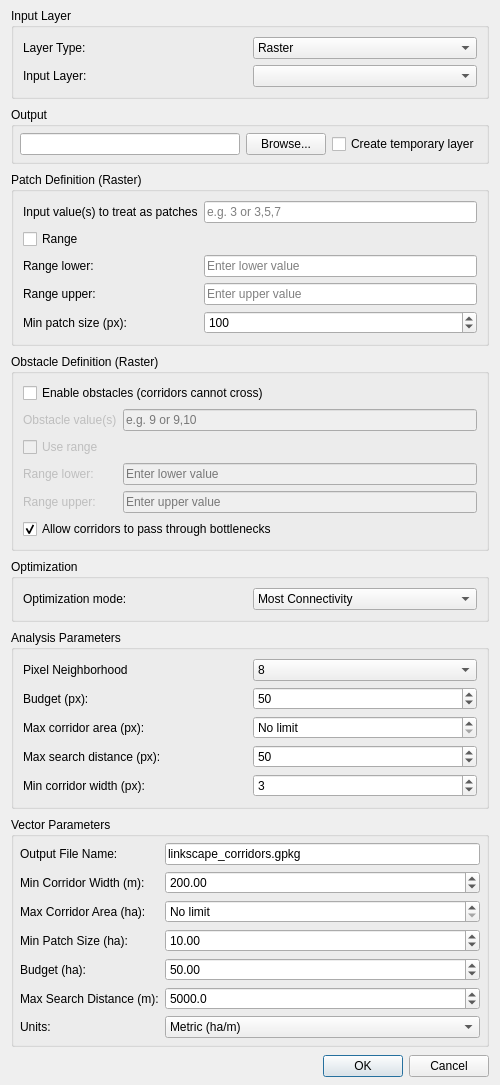
<?xml version='1.0' encoding='UTF-8'?>
<ui version="4.0">
 <class>LinkscapeDialogBase</class>
 <widget class="QDialog" name="LinkscapeDialogBase">
  <property name="geometry">
   <rect>
    <x>0</x>
    <y>0</y>
    <width>500</width>
    <height>600</height>
   </rect>
  </property>
  <property name="windowTitle">
   <string>Linkscape</string>
  </property>
 <layout class="QVBoxLayout" name="verticalLayout">
  <property name="spacing">
   <number>8</number>
  </property>
  <property name="topMargin">
   <number>8</number>
  </property>
  <property name="bottomMargin">
   <number>8</number>
  </property>
   <item>
    <widget class="QGroupBox" name="inputGroup">
     <property name="title">
      <string>Input Layer</string>
     </property>
     <layout class="QVBoxLayout" name="verticalLayout_2">
      <item>
       <layout class="QHBoxLayout" name="horizontalLayout">
        <item>
         <widget class="QLabel" name="label">
          <property name="text">
           <string>Layer Type:</string>
          </property>
         </widget>
        </item>
        <item>
         <widget class="QComboBox" name="layer_type_combo">
          <item>
           <property name="text">
            <string>Raster</string>
           </property>
          </item>
          <item>
           <property name="text">
            <string>Vector</string>
           </property>
          </item>
         </widget>
        </item>
       </layout>
      </item>
      <item>
       <layout class="QHBoxLayout" name="horizontalLayout_2">
        <item>
         <widget class="QLabel" name="label_2">
          <property name="text">
           <string>Input Layer:</string>
          </property>
         </widget>
        </item>
        <item>
         <widget class="QComboBox" name="input_layer_combo" />
        </item>
       </layout>
      </item>
     </layout>
    </widget>
   </item>
   <item>
    <widget class="QGroupBox" name="outputGroup">
     <property name="title">
      <string>Output</string>
     </property>
     <layout class="QHBoxLayout" name="horizontalLayout_3">
      <property name="spacing">
       <number>6</number>
      </property>
      <property name="leftMargin">
       <number>6</number>
      </property>
      <property name="topMargin">
       <number>6</number>
      </property>
      <property name="rightMargin">
       <number>6</number>
      </property>
      <property name="bottomMargin">
       <number>6</number>
      </property>
      <item>
       <widget class="QLineEdit" name="output_dir_line" />
      </item>
      <item>
       <widget class="QPushButton" name="output_browse_button">
       <property name="text">
        <string>Browse...</string>
       </property>
      </widget>
      </item>
      <item>
       <widget class="QCheckBox" name="temporary_output_checkbox">
        <property name="text">
         <string>Create temporary layer</string>
        </property>
       </widget>
      </item>
     </layout>
    </widget>
   </item>
   <item>
    <widget class="QGroupBox" name="patchGroup">
     <property name="title">
      <string>Patch Definition (Raster)</string>
     </property>
     <layout class="QGridLayout" name="gridLayout_patch">
      <item row="0" column="0">
       <widget class="QLabel" name="label_patch_value">
        <property name="text">
         <string>Input value(s) to treat as patches</string>
        </property>
       </widget>
      </item>
      <item row="0" column="1">
       <widget class="QLineEdit" name="patch_value_line">
        <property name="placeholderText">
         <string>e.g. 3 or 3,5,7</string>
        </property>
       </widget>
      </item>
      <item row="1" column="0" colspan="2">
       <widget class="QCheckBox" name="range_checkbox">
        <property name="text">
         <string>Range</string>
        </property>
       </widget>
      </item>
      <item row="2" column="0">
       <widget class="QLabel" name="label_range_lower">
        <property name="text">
         <string>Range lower:</string>
        </property>
        <property name="visible">
         <bool>false</bool>
        </property>
       </widget>
      </item>
      <item row="2" column="1">
       <widget class="QLineEdit" name="range_lower_line">
        <property name="placeholderText">
         <string>Enter lower value</string>
        </property>
        <property name="visible">
         <bool>false</bool>
        </property>
       </widget>
      </item>
      <item row="3" column="0">
       <widget class="QLabel" name="label_range_upper">
        <property name="text">
         <string>Range upper:</string>
        </property>
        <property name="visible">
         <bool>false</bool>
        </property>
       </widget>
      </item>
      <item row="3" column="1">
      <widget class="QLineEdit" name="range_upper_line">
       <property name="placeholderText">
        <string>Enter upper value</string>
       </property>
       <property name="visible">
        <bool>false</bool>
       </property>
      </widget>
     </item>
      <item row="4" column="0">
       <widget class="QLabel" name="label_7">
        <property name="text">
         <string>Min patch size (px):</string>
        </property>
       </widget>
      </item>
      <item row="4" column="1">
       <widget class="QSpinBox" name="min_patch_size_spin">
        <property name="maximum">
         <number>10000</number>
        </property>
        <property name="toolTip">
         <string>Filter out patches smaller than this many pixels.</string>
        </property>
       <property name="value"><number>100</number></property></widget>
      </item>
     </layout>
   </widget>
  </item>
   <item>
    <widget class="QGroupBox" name="obstacleGroup">
     <property name="title">
      <string>Obstacle Definition (Raster)</string>
     </property>
     <layout class="QGridLayout" name="gridLayout_obstacle">
      <item row="0" column="0" colspan="2">
       <widget class="QCheckBox" name="obstacle_enable_checkbox">
        <property name="text">
         <string>Enable obstacles (corridors cannot cross)</string>
        </property>
       </widget>
      </item>
      <item row="1" column="0">
       <widget class="QLabel" name="label_obstacle_value">
        <property name="text">
         <string>Obstacle value(s)</string>
        </property>
        <property name="enabled">
         <bool>false</bool>
        </property>
       </widget>
      </item>
      <item row="1" column="1">
       <widget class="QLineEdit" name="obstacle_value_line">
        <property name="enabled">
         <bool>false</bool>
        </property>
        <property name="placeholderText">
         <string>e.g. 9 or 9,10</string>
        </property>
       </widget>
      </item>
      <item row="2" column="0" colspan="2">
       <widget class="QCheckBox" name="obstacle_range_checkbox">
        <property name="text">
         <string>Use range</string>
        </property>
        <property name="enabled">
         <bool>false</bool>
        </property>
       </widget>
      </item>
      <item row="3" column="0">
       <widget class="QLabel" name="label_obstacle_lower">
        <property name="text">
         <string>Range lower:</string>
        </property>
        <property name="visible">
         <bool>false</bool>
        </property>
        <property name="enabled">
         <bool>false</bool>
        </property>
       </widget>
      </item>
      <item row="3" column="1">
       <widget class="QLineEdit" name="obstacle_range_lower_line">
        <property name="visible">
         <bool>false</bool>
        </property>
        <property name="enabled">
         <bool>false</bool>
        </property>
        <property name="placeholderText">
         <string>Enter lower value</string>
        </property>
       </widget>
      </item>
      <item row="4" column="0">
       <widget class="QLabel" name="label_obstacle_upper">
        <property name="text">
         <string>Range upper:</string>
        </property>
        <property name="visible">
         <bool>false</bool>
        </property>
        <property name="enabled">
         <bool>false</bool>
        </property>
       </widget>
      </item>
      <item row="4" column="1">
      <widget class="QLineEdit" name="obstacle_range_upper_line">
       <property name="visible">
        <bool>false</bool>
       </property>
       <property name="enabled">
        <bool>false</bool>
       </property>
       <property name="placeholderText">
        <string>Enter upper value</string>
       </property>
      </widget>
     </item>
      <item row="5" column="0" colspan="2">
       <widget class="QCheckBox" name="allow_bottlenecks_checkbox">
        <property name="text">
         <string>Allow corridors to pass through bottlenecks</string>
        </property>
        <property name="toolTip">
         <string>Permit corridors to squeeze through gaps smaller than the minimum width.</string>
        </property>
        <property name="checked">
         <bool>true</bool>
        </property>
       </widget>
      </item>
     </layout>
    </widget>
   </item>
  <item>
   <widget class="QGroupBox" name="strategyGroup">
    <property name="title">
     <string>Optimization</string>
    </property>
    <layout class="QGridLayout" name="gridLayout_strategy">
     <item row="0" column="0">
      <widget class="QLabel" name="label_strategy">
       <property name="text">
        <string>Optimization mode:</string>
       </property>
      </widget>
     </item>
     <item row="0" column="1">
      <widget class="QComboBox" name="strategy_combo">
       <item>
        <property name="text">
         <string>Most Connectivity</string>
        </property>
       </item>
       <item>
       <property name="text">
        <string>Largest Patch</string>
       </property>
      </item>
      </widget>
     </item>
    </layout>
   </widget>
  </item>
  <item>
   <widget class="QGroupBox" name="paramGroup">
     <property name="title">
      <string>Analysis Parameters</string>
     </property>
     <layout class="QGridLayout" name="gridLayout_params">
      <item row="0" column="0">
       <widget class="QLabel" name="label_5">
        <property name="text">
         <string>Pixel Neighborhood</string>
        </property>
       </widget>
      </item>
      <item row="0" column="1"><widget class="QComboBox" name="pixel_neighborhood_combo"><item><property name="text"><string>4</string></property></item><item><property name="text"><string>8</string></property></item><property name="currentIndex"><number>1</number></property></widget></item>
      <item row="3" column="0">
       <widget class="QLabel" name="label_8">
        <property name="text">
         <string>Budget (px):</string>
        </property>
       </widget>
      </item>
      <item row="3" column="1">
       <widget class="QSpinBox" name="budget_spin">
        <property name="maximum">
         <number>100000</number>
        </property>
        <property name="toolTip">
         <string>Total corridor pixels allowed.</string>
        </property>
       <property name="value"><number>50</number></property></widget>
      </item>
      <item row="4" column="0">
       <widget class="QLabel" name="label_max_corridor_area">
        <property name="text">
         <string>Max corridor area (px):</string>
        </property>
       </widget>
      </item>
      <item row="4" column="1">
       <widget class="QSpinBox" name="max_corridor_area_spin">
        <property name="maximum">
         <number>1000000</number>
        </property>
        <property name="specialValueText">
         <string>No limit</string>
        </property>
        <property name="toolTip">
         <string>Optional cap on corridor pixels.</string>
        </property>
       <property name="value"><number>0</number></property></widget>
      </item>
      <item row="5" column="0">
       <widget class="QLabel" name="label_9">
        <property name="text">
         <string>Max search distance (px):</string>
        </property>
       </widget>
      </item>
      <item row="5" column="1">
       <widget class="QSpinBox" name="max_search_spin">
        <property name="maximum">
         <number>10000</number>
        </property>
        <property name="toolTip">
         <string>How far to look for patch connections.</string>
        </property>
       <property name="value"><number>50</number></property></widget>
      </item>
      <item row="6" column="0">
       <widget class="QLabel" name="label_10">
        <property name="text">
         <string>Min corridor width (px):</string>
        </property>
       </widget>
      </item>
      <item row="6" column="1">
       <widget class="QSpinBox" name="min_corridor_width_spin">
        <property name="maximum">
         <number>1000</number>
        </property>
        <property name="toolTip">
         <string>Minimum corridor thickness.</string>
        </property>
       <property name="value"><number>3</number></property></widget>
      </item>
     </layout>
    </widget>
   </item>
  <item>
   <widget class="QGroupBox" name="vectorGroup">
     <property name="title">
      <string>Vector Parameters</string>
     </property>
     <layout class="QFormLayout" name="formLayout_3">
      <property name="horizontalSpacing">
       <number>6</number>
      </property>
      <property name="verticalSpacing">
       <number>6</number>
      </property>
      <property name="leftMargin">
       <number>6</number>
      </property>
      <property name="topMargin">
       <number>6</number>
      </property>
      <property name="rightMargin">
       <number>6</number>
      </property>
      <property name="bottomMargin">
       <number>6</number>
      </property>
      <item row="0" column="0">
       <widget class="QLabel" name="label_vector_output">
        <property name="text">
         <string>Output File Name:</string>
        </property>
       </widget>
      </item>
      <item row="0" column="1">
       <widget class="QLineEdit" name="vector_output_name_line">
        <property name="text">
         <string>linkscape_corridors.gpkg</string>
        </property>
       </widget>
      </item>
      <item row="1" column="0">
       <widget class="QLabel" name="label_vector_min_width">
        <property name="text">
         <string>Min Corridor Width (m):</string>
        </property>
       </widget>
      </item>
      <item row="1" column="1">
       <widget class="QDoubleSpinBox" name="vector_min_corridor_width_spin">
        <property name="decimals">
         <number>2</number>
        </property>
        <property name="minimum">
         <double>0.010000000000000</double>
        </property>
        <property name="maximum">
         <double>100000.000000000000000</double>
        </property>
        <property name="value"><number>200</number></property></widget>
      </item>
      <item row="2" column="0">
       <widget class="QLabel" name="label_vector_max_area">
        <property name="text">
         <string>Max Corridor Area (ha):</string>
        </property>
       </widget>
      </item>
      <item row="2" column="1">
       <widget class="QDoubleSpinBox" name="vector_max_corridor_area_spin">
        <property name="decimals">
         <number>2</number>
        </property>
        <property name="maximum">
         <double>1000000.000000000000000</double>
        </property>
        <property name="specialValueText">
         <string>No limit</string>
        </property>
        <property name="value"><number>0</number></property></widget>
      </item>
      <item row="3" column="0">
       <widget class="QLabel" name="label_vector_min_patch">
        <property name="text">
         <string>Min Patch Size (ha):</string>
        </property>
       </widget>
      </item>
      <item row="3" column="1">
       <widget class="QDoubleSpinBox" name="vector_min_patch_size_spin">
        <property name="decimals">
         <number>2</number>
        </property>
        <property name="maximum">
         <double>1000000.000000000000000</double>
        </property>
        <property name="value"><number>10</number></property></widget>
      </item>
      <item row="4" column="0">
       <widget class="QLabel" name="label_vector_budget">
        <property name="text">
         <string>Budget (ha):</string>
        </property>
       </widget>
      </item>
      <item row="4" column="1">
       <widget class="QDoubleSpinBox" name="vector_budget_spin">
        <property name="decimals">
         <number>2</number>
        </property>
        <property name="maximum">
         <double>1000000.000000000000000</double>
        </property>
        <property name="value"><number>50</number></property></widget>
      </item>
      <item row="5" column="0">
       <widget class="QLabel" name="label_vector_max_search">
        <property name="text">
         <string>Max Search Distance (m):</string>
        </property>
       </widget>
      </item>
      <item row="5" column="1">
       <widget class="QDoubleSpinBox" name="vector_max_search_spin">
        <property name="decimals">
         <number>1</number>
        </property>
        <property name="maximum">
         <double>1000000.000000000000000</double>
        </property>
        <property name="value"><number>5000</number></property></widget>
      </item>
      <item row="6" column="0">
       <widget class="QLabel" name="label_vector_units">
        <property name="text">
         <string>Units:</string>
        </property>
       </widget>
      </item>
      <item row="6" column="1">
       <widget class="QComboBox" name="vector_units_combo">
        <item>
         <property name="text">
          <string>Metric (ha/m)</string>
         </property>
        </item>
        <item>
         <property name="text">
          <string>Imperial (ac/ft)</string>
         </property>
        </item>
       </widget>
      </item>
     </layout>
    </widget>
   </item>
   <item>
    <widget class="QDialogButtonBox" name="button_box">
     <property name="orientation">
      <enum>Qt::Horizontal</enum>
     </property>
     <property name="standardButtons">
      <set>QDialogButtonBox::Cancel|QDialogButtonBox::Ok</set>
     </property>
    </widget>
   </item>
  </layout>
 </widget>
 <resources />
 <connections>
  <connection>
   <sender>button_box</sender>
   <signal>accepted()</signal>
   <receiver>LinkscapeDialogBase</receiver>
   <slot>accept()</slot>
   <hints>
    <hint type="sourcelabel">
     <x>248</x>
     <y>254</y>
    </hint>
    <hint type="destinationlabel">
     <x>157</x>
     <y>274</y>
    </hint>
   </hints>
  </connection>
  <connection>
   <sender>button_box</sender>
   <signal>rejected()</signal>
   <receiver>LinkscapeDialogBase</receiver>
   <slot>reject()</slot>
   <hints>
    <hint type="sourcelabel">
     <x>316</x>
     <y>260</y>
    </hint>
    <hint type="destinationlabel">
     <x>286</x>
     <y>274</y>
    </hint>
   </hints>
  </connection>
 </connections>
</ui>
